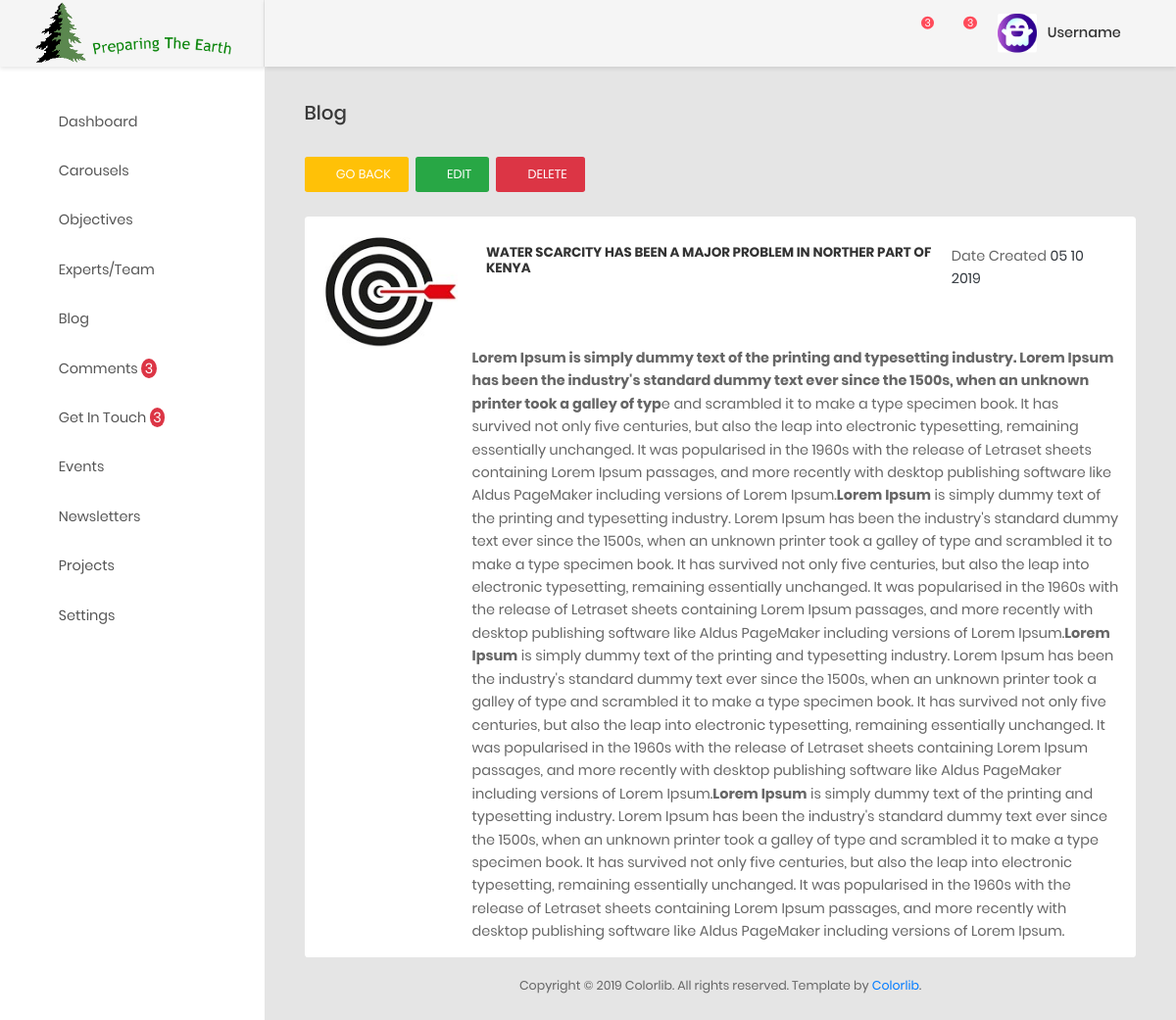
The app's page /ccsbadmin/viewSingleblog/3 with its own data.
### ccsbadmin/models.py (models this page shows, shortened)
class Blog(models.Model):
    blog_image = models.ImageField(upload_to='events', max_length=200, null=True, blank=True)  # height_field=None, width_field=None,
    blog_title = models.CharField(max_length=150, null=False, blank=False)
    blog_description = models.TextField()
    created_at = models.DateTimeField(auto_now_add=True)
    updated_at = models.DateTimeField(auto_now=True)

### ccsbadmin/views.py (the view)
# urls.py: path('viewSingleblog/<int:blog_id>',views.viewSingleBlog, name='viewSingleBlog'),
def viewSingleBlog(request, blog_id):
    blog = Blog.objects.filter(id=blog_id).first()
    context ={
        'title':blog.blog_title,
        'blog': blog,
    }
    return render(request, 'blog/singleblog.html', context)

### ccsbadmin/templatetags/callmethod.py (called while the page is built)
@register.filter(name='comments')
def comments(request):
    comments = Comment.objects.filter(status="UNREAD").order_by("-created_at")
    if comments is not None:
        return comments
    return False

@register.filter(name='get_intouch')
def get_intouch(request):
    getintouchs = GetInTouch.objects.filter(status="UNREAD").order_by("-created_at")
    if getintouchs  is not None:
        return getintouchs
    return False

@register.filter(name='comment_unread_count')
def comment_unread_count(request):
    unread_comments = Comment.objects.filter(status="UNREAD").count()
    if unread_comments is not None:
        return unread_comments
    return False

@register.filter(name='getintouch_unread_count')
def getintouch_unread_count(request):
    getintouch_unread_count = GetInTouch.objects.filter(status="UNREAD").count()
    if getintouch_unread_count is not None:
        return getintouch_unread_count
    return False

### ccsbadmin/templates/blog/singleblog.html (shortened to what this page needs)
{% extends "aahome/aalayout.html" %}
{% load static %}
    {% block links %}
        <link type="text/css" rel="stylesheet" href="https://cdn.datatables.net/1.10.18/css/dataTables.bootstrap.min.css">
        <link type="text/css" href="https://cdnjs.cloudflare.com/ajax/libs/bootstrap-select/1.10.0/css/bootstrap-select.min.css" rel="stylesheet" />
        <link rel="stylesheet" href="https://cdn.jsdelivr.net/npm/bootstrap-select@1.13.9/dist/css/bootstrap-select.min.css">
    {% endblock links %}
{% block content %}
            <div class="main-content">
                <div class="section__content section__content--p30">
                    <div class="container-fluid">
                        <div class="row">
                            <div class="col-md-12">
                                <h3 class="title-5 m-b-35">blog</h3>
                                <div class="table-data__tool">
                                    <div class="table-data__tool-right">
                                        <a href="{% url 'CCSBADMIN:viewBlog' %}"  class="mr-1 au-btn au-btn-icon btn-warning au-btn--small">
                                            <i class="fa fa-arrow-left" ></i>go back
                                        </a>
                                        <a data-toggle="modal" data-target="#ee{{ blog.id }}" href="#"  class=" mr-1 au-btn au-btn-icon btn-success au-btn--small">
                                            <i class="fa fa-pencil-alt" ></i>Edit
                                        </a>
                                        <a data-toggle="modal" data-target="#dd{{ blog.id }}" href="#"  class=" mr-1 au-btn au-btn-icon btn-danger au-btn--small">
                                            <i class="fa fa-trash" ></i>Delete
                                        </a>
                                    </div>
                                </div>
                                <div class="table-responsive table-responsive-data2">
                                    <div class="media bg-white rounded p-3">
                                        <div class="d-flex flex-column ">
                                            <img src='{% static 'images/objectives.jpg' %}' class="align-self-start mr-3" alt="...">
                                        </div>
                                      <div class="media-body">
                                          <div class="d-flex mb-5 p-3">
                                              <h5 class="mt-0 ">{{ blog.blog_title }}</h5>
                                              <span class=" ml-auto ">Date Created <span class="text-dark">{{ blog.created_at|date:'d m Y' }}</span></span>
                                          </div>
                                        <p class="text-muted">{{ blog.blog_description|safe|escape }}</p>
                                      </div>
                                    </div>
                                </div>
                            </div>
                        </div>
                        <div class="row">
                            <div class="col-md-12">
                                <div class="copyright">
                                    <p>Copyright © <script> var date = new Date(); var yr = date.getFullYear(); document.write(yr);</script> Colorlib. All rights reserved. Template by <a href="https://colorlib.com">Colorlib</a>.</p>
                                </div>
                            </div>
                        </div>
                    </div>
                </div>
            </div>
{% endblock content %}

### records on screen
Blog: blog_title "WATER SCARCITY HAS BEEN A MAJOR PROBLEM IN NORTHER PART OF KENYA", created_at "05 10 2019", blog_description "Lorem Ipsum is simply dummy text of the printing and typesetting industry. Lorem Ipsum has been the industry's standard dummy text ever since the 1500s, when an unknown printer took a galley of typ e and scrambled it to make a type specimen book. It has survived not only five centuries, but also the leap into electronic typesetting, remaining essentially unchanged. It was popularised in the 1960s with the release of Letraset sheets containing Lorem Ipsum passages, and more recently with desktop publishing software like Aldus PageMaker including versions of Lorem Ipsum. Lorem Ipsum is simply dummy text of the printing and typesetting industry. Lorem Ipsum has been the industry's standard…"

### other values on screen
{{ request|comment_unread_count }} "3"
{{ request|getintouch_unread_count }} "3"
